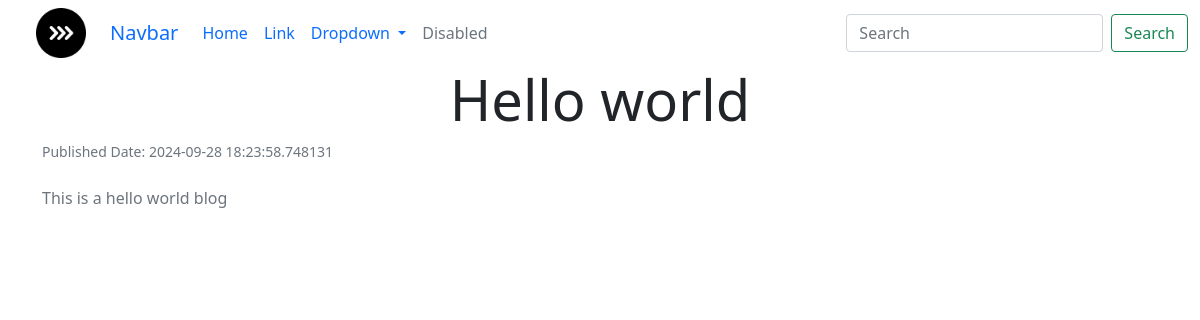
The app's page /app/blog/1 with its own data.
### db/models/blog.py (models this page shows)
class Blog(Base):
    id = Column(Integer, primary_key=True)
    title = Column(String, nullable=False)
    slug = Column(String, nullable=False)
    content = Column(Text, nullable=False)
    author_id = Column(Integer, ForeignKey("user.id"))
    author = relationship("User", back_populates="blogs")
    created_at = Column(DateTime, default=datetime.now)
    is_active = Column(Boolean, default=False)

### apps/v1/route_blog.py (the view)
@router.get("/app/blog/{id}")
def blog_detail(request: Request, id: int, db: Session = Depends(get_db)):
    blog = retrieve_blog(id=id, db=db)
    return templates.TemplateResponse("blogs/detail.html", {"request": request, "blog": blog})

### templates/blogs/detail.html (shortened to what this page needs)
{% extends "base.html" %}
{% block content %}
<div class="container">
    <div class="row">
        <h1 class="display-4 text-center">{{blog.title}}</h1>
        <small class="text-muted">Published Date: {{blog.created_at}}</small>
        <p class="text-secondary my-4">{{blog.content}}</p>
    </div>
</div>
{% endblock %}

### records on screen
Blog: title "Hello world", created_at "2024-09-28 18:23:58.748131", content "This is a hello world blog"
